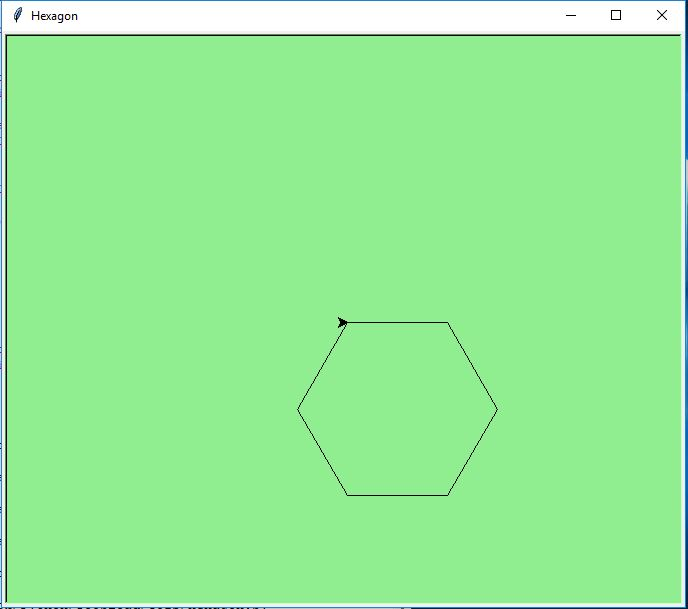

Python code for this plot:
import turtle

wn = turtle.Screen()
wn.bgcolor("light green")
wn.title("Hexagon")
T = turtle.Turtle()

for i in range(6) :
    T.forward(100)
    T.right(60)

turtle.done()
